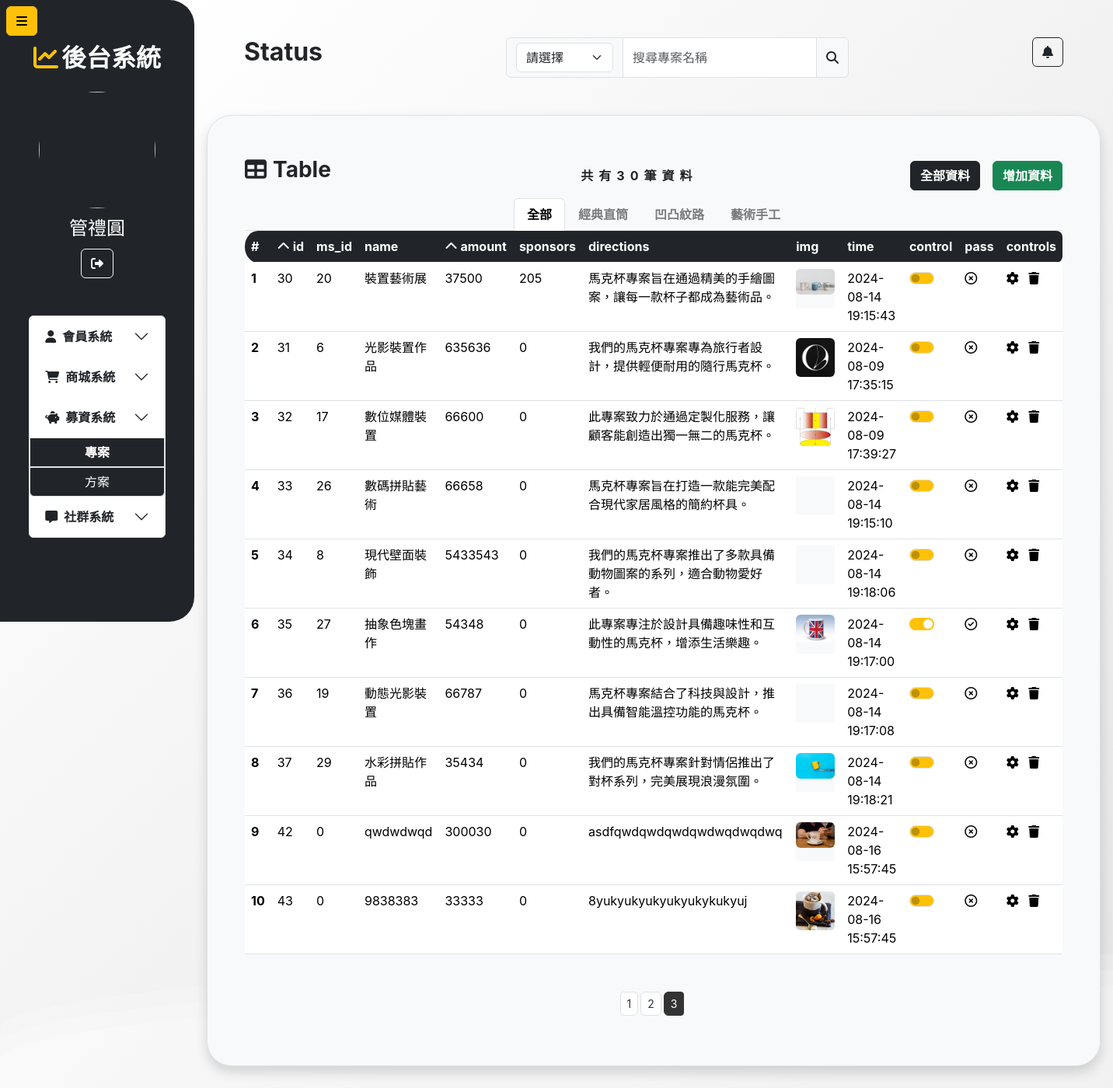
Screenshot of /fundrais/project.php?page=3 (signed in) with the database file from the repository.
### tables this page shows
CREATE TABLE `type` (
  `id` int(11) NOT NULL,
  `name` varchar(20) DEFAULT NULL
);

CREATE TABLE `project` (
  `id` int(11) NOT NULL,
  `ms_id` int(11) NOT NULL,
  `type_id` int(11) NOT NULL,
  `name` varchar(100) NOT NULL,
  `amount` int(11) NOT NULL,
  `sponsors` int(11) DEFAULT 0,
  `directions` varchar(100) NOT NULL,
  `img` varchar(50) NOT NULL,
  `scope` varchar(30) DEFAULT NULL,
  `pass` int(11) DEFAULT 0,
  `success` int(11) DEFAULT 0,
  `time` datetime DEFAULT current_timestamp(),
  `endtime` datetime DEFAULT NULL
);

### fundrais/project.php (the view, shortened to what this page needs)
<?php
require_once("../conn.php");
if (isset($_GET['query']) && !empty($_GET['query'])) {
  $query = $_GET['query'];
  $search = "`name` LIKE '%$query%' AND";
} else {
  $search = "";
  $query = "";
}
$cid = isset($_GET["cid"]) ? (int)$_GET["cid"] : 0;
if ($cid === 0) {
  $type = "";
} else {
  $type = "`type_id`= $cid AND";
}
if (isset($_GET['query']) && !empty($_GET['query'])) {
  $query = $_GET['query'];
  $queryType=isset($_GET['queryType'])?$_GET['queryType']:"name";
  $search = "`$queryType`  LIKE '%$query%' AND";
} else {
  $search = "";
  $query = "";
}
$page = isset($_GET["page"]) ? (int)$_GET["page"] : 1;
$perPage = 10;
$pageStart = ($page - 1) * $perPage;
$order="";
$if=false;
$sql = "SELECT *  FROM `project` WHERE    $search  $type    (`endtime` is NULL or `endtime` > NOW())  $order LIMIT $pageStart,$perPage";
$sqlAll = "SELECT *  FROM `project` WHERE  $search  $type   (`endtime` is NULL or `endtime` > NOW()) ";
$sqlType = "SELECT *  FROM `type`";
try {
  $result = $conn->query($sql);
  $allResult = $conn->query($sqlAll);
  $typeResult = $conn->query($sqlType);
  $projectNumber = $allResult->num_rows;
  $totlePage = ceil($projectNumber / $perPage);
  $Number = $result->num_rows;
  $rows = $result->fetch_all(MYSQLI_ASSOC);
  $typeRows = $typeResult->fetch_all(MYSQLI_ASSOC);
} catch (mysqli_sql_exception $e) {
  echo $e->getMessage();
}
?>
<!DOCTYPE html>
<html lang="zh-hant-TW">
<head>
  <link rel="stylesheet" href="https://cdnjs.cloudflare.com/ajax/libs/font-awesome/6.6.0/css/all.min.css" />
  <link rel="stylesheet" href="../css/index.css">
  <link href="https://cdn.jsdelivr.net/npm/bootstrap@5.3.3/dist/css/bootstrap.min.css" rel="stylesheet">
</head>
<body>
</body>
<body>
  <div class="p-0 container-fluid d-flex  ">
    <div class="collapse show collapse-horizontal  sticky-top z-1 h100vh" id="collapseWidthExample">
      <nav class="w250px h100vh bg-dark p-2 rounded-end-5 ">
        <div class="my-4 mt-5">
          <h2 class="text-center text-light fw-bold"><i class="fa-solid fa-chart-line me-1 text-warning"></i>後台系統</h2>
        </div>
        <div>
          <img class="d-block m-auto rounded-circle mt-2 w150px h150px" src="../membersystem/php_image/<?=$_SESSION["user"]["img"]?>" alt="">
          <p class="text-white text-center my-2 fs-4"><?=$_SESSION["user"]["name"]?></p>
            <button type="button" class="btn btn-outline-light d-block m-auto loginOut">
              <i class="fa-solid fa-right-from-bracket"></i>
            </button>
        </div>
        <div class="accordion mt-5 " id="accordionExample">
          <div class="accordion-item w-75 m-auto ">
            <h2 class="accordion-header ">
              <button class=" fw-bold  accordion-button collapsed  " type="button" data-bs-toggle="collapse" data-bs-target="#collapseOne" aria-expanded="true" aria-controls="collapseOne">
                <i class="fa-solid fa-user me-2"></i>會員系統
              </button>
              <button class=" fw-bold  accordion-button collapsed " type="button" data-bs-toggle="collapse" data-bs-target="#collapseTwo" aria-expanded="true" aria-controls="collapseOne">
              <i class="fa-solid fa-cart-shopping me-2" ></i>商城系統
              </button>
              <button class=" fw-bold  accordion-button collapsed " type="button" data-bs-toggle="collapse" data-bs-target="#collapseThree" aria-expanded="true" aria-controls="collapseOne">
              <i class="fa-solid fa-piggy-bank me-2"></i>募資系統
              </button>
              <div id="collapseThree" class="accordion-collapse collapse show" data-bs-parent="#accordionExample">
              <div class="accordion-body p-0">
                <div class="d-grid  ">
                  <div>
                    <a href="./project.php" class="btn d-block bg-dark fw-bold text-white rounded-0 border">專案</a>
                  </div>
                  <div>
                    <a href="#" class="btn d-block bg-dark text-white rounded-0 border rounded-bottom">方案</a>
                  </div>
                </div>
              </div>
            </div>
              <button class=" fw-bold  accordion-button collapsed " type="button" data-bs-toggle="collapse" data-bs-target="#collapseFour" aria-expanded="true" aria-controls="collapseOne">
                <i class="fa-solid fa-message me-2"></i>社群系統
              </button>
            </h2>
          </div>
        </div>
      </nav>
    </div>
    <button class="btn btn-warning z-3   position-fixed start-0 top-0 mt-2 ms-2" type="button" data-bs-toggle="collapse" data-bs-target="#collapseWidthExample" aria-expanded="false" aria-controls="collapseWidthExample">
      <i class="fa-solid fa-bars"></i>
    </button>
    <main class="flex-grow-1 px-3 mb-5">
      <div class="d-flex p-5 justify-content-between">
        <div class="">
          <h2 class="fw-bold">Status</h2>
        </div>
        <div class="flex-grow">
          <form action="" method="get">
            <div class="input-group flex-nowrap">
              <div class="input-group-text">
                <select id="Select" name="queryType" class="form-select">
                  <option <?=isset($_GET["queryType"])?"":"selected"?> value="" disabled>請選擇</option>
                </select>
              </div>
              <input type="text" class="form-control  inputWidth" name="query" id="search" placeholder="搜尋專案名稱" aria-label="Username" aria-describedby="addon-wrapping" value="<?php echo isset($_GET['query']) ? htmlspecialchars($_GET['query']) : ''; ?>">
              <button class="input-group-text search" id="addon-wrapping "><i class="fa-solid fa-magnifying-glass"></i></button>
            </div>
          </form>
        </div>
        <div>
          <button type="button" class="btn btn-outline-dark"><i class="fa-solid fa-bell"></i></button>
        </div>
      </div>
      <div class="container border p-5 rounded-5 bg-light shadow">
        <div class="d-flex justify-content-between align-items-center">
          <p class="fs-3 fw-bold">
            <i class="fa-solid fa-table me-2"></i>Table
          </p>
          <p class=" fw-bold m-0 letter-spacing ms-5">共有<?= $projectNumber ?>筆資料</p>
          <div class="d-flex align-items-center">
            <a class="btn text-white btn-dark fw-bold me-3" href="./project.php">全部資料</a>
            <button type="button" class="btn btn-success fw-bold" data-bs-toggle="modal" data-bs-target="#exampleModal">增加資料</button>
          </div>
        </div>
        <div class="nav nav-tabs mx-auto justify-content-center">
          <a class="nav-link fw-bold <?= $cid === 0 ? "active text-black fw-bold" : "text-black-50 fw-bold" ?>" href="?query=<?= isset($query)?$query:""?>&queryType=<?= isset($queryType)?$queryType:"" ?>">全部</a>
          <?php foreach ($typeRows as $typeRow) : ?>
            <a class=" nav-link fw-bold <?= $cid === (int)$typeRow["id"] ? "active text-black fw-bold" : "text-black-50 fw-bold" ?>" href="?cid=<?= $typeRow["id"] ?>&query=<?= isset($query)?$query:"" ?>&queryType=<?= isset($queryType)?$queryType:"" ?>"><?= isset($typeRow["name"])?$typeRow["name"]:"" ?></a>
          <?php endforeach; ?>
        </div>
        <div class="tab-content" id="pills-tabContent">
          <div class="tab-pane fade show active" id="pills-home" role="tabpanel" aria-labelledby="pills-home-tab" tabindex="0">
            <table class="table table-hover ">
              <thead>
                <tr class="table-dark " style="border:none;">
                  <th class="index rounded-start-circle" scope="col">#</th>
                  <th class="id" scope="col">
                    <a class="a d-flex align-items-center rotate-link1" href="?name=id&page=<?=$page?>&cid=<?=$cid?>&if=<?=$if?>&queryType=<?= isset($queryType)?$queryType:""?>&query=<?= isset($query)?$query:"" ?>">
                      <i class="fa-solid fa-chevron-up me-1" id="link1"></i>id
                    </a>
                  </th>
                  <th class="ms_id" scope="col">ms_id</th>
                  <th class="name" scope="col">name</th>
                  <th class="amountDesc  " scope="col">
                    <a class="a d-flex align-items-center rotate-link2" href="?name=amount&page=<?=$page?>&cid=<?=$cid?>&if=<?=$if?>&queryType=<?= isset($queryType)?$queryType:""?>&query=<?= isset($query)?$query:"" ?>">
                      <i class="fa-solid fa-chevron-up me-1" id="amount"></i>amount
                    </a>
                  </th>
                  <th class="sponsors" scope="col">sponsors</th>
                  <th class="directions" scope="col">directions</th>
                  <th class="img" scope="col">img</th>
                  <th class="time" scope="col">time</th>
                  <th class="pass" scope="col">control</th>
                  <th class="success" scope="col">pass</th>
                  <th class="controls rounded-end-3" scope="col">controls</th>
                </tr>
              </thead>
              <tbody>
                <? if ($Number >= 0) : ?>
                  <?php foreach ($rows as $index => $row) : ?>
                    <tr>
                      <th scope="row"><?= $index + 1 ?></th>
                      <td><?= $row["id"] ?></td>
                      <td><?= $row["ms_id"] ?></td>
                      <td><?= $row["name"] ?></td>
                      <td><?= $row["amount"] ?></td>
                      <td><?= $row["sponsors"] ?></td>
                      <td><?= $row["directions"] ?></td>
                      <td><div class="w50px h50px bg-light overflow-hidden"><img class="rounded-2 w-100 object-fit-cover" src="./img/<?= $row["img"] ?>" alt=""></div></td>
                      <td><?= $row["time"] ?></td>
                      <td>
                        <form action="./project.php ">
                          <div class="form-check form-switch">
                            <input class="form-check-input pass bg-warning " type="checkbox" name="switch" role="switch" id="pass<?= $index + 1 ?>" <?= $row["pass"] == 1 ? "checked" : "" ?> onchange="pass(event)">
                          </div>
                        </form>
                      </td>
                      <td class="align-items-center">
                        <? if($row["pass"]==1):?>
                          <i class="fa-regular fa-circle-check"></i>
                        <? else:?>
                          <i class="fa-regular fa-circle-xmark"></i>
                        <?endif?>
                      </td>
                      <td>
                        <i class=" fa-solid fa-gear me-2 hover" data-bs-toggle="modal" data-bs-target="#setModal<?= $index ?>"></i>
                        <i class=" btn-del fa-solid fa-trash hover" idn="<?= $row["id"] ?>"></i>
                      </td>
                    </tr>
                  <?php endforeach; ?>
                <? endif ?>
              </tbody>
            </table>
            <nav aria-label="..." class="d-flex justify-content-center mt-5">
          <ul class=" pagination pagination-sm">
            <? for ($i = 0; $i < $totlePage; $i++) : ?>
              <li class="me-1  page-item <?= $page === $i + 1 ? "active" : "" ?>" aria-current="page">
                <a href="?page=<?= $i + 1 ?><?= '&cid=' . $cid > 0 ? $cid : "" ?>" class="btn page-link "><?= $i + 1 ?></a>
              </li>
            <? endfor; ?>
          </ul>
        </nav>
          </div>
        </div>
      </div>
    </main>
  </div>
</body>
</html>

### css/index.css (style rules this page uses)
.w250px { width: 250px; }
.h150px { height: 150px; }
.w150px { width: 150px; }
.w50px { width: 50px; }
.h50px { height: 50px; }
* { padding: 0; margin: 0; box-sizing: border-box; }
#search { width: 250px; transition: width 0.5s ease; }
.hover { cursor: pointer; }
.sticky-top { position: sticky; top: 0; }
.h100vh { height: 100vh; }
.letter-spacing { letter-spacing: 7px; }
.a { text-decoration: none; color: white; }

### fundrais/project.php (style rules this page uses)
body { margin: auto; font-family: -apple-system, BlinkMacSystemFont, sans-serif; overflow: auto; background: linear-gradient(315deg, rgba(180, 180, 180, 1) 3%, rgba(200, 200, 200, 1) 38%, rgba(220, 220, 220, 1) 68%, rgba(255, 255, 255, 1) 98%); animation: gradient 15s ease infinite; background-size: 400% 400%; background-attachment: fixed; }
.form-check-input:checked { border:none }
.page-link { color:#333; }
.active>.page-link { background-color: #333; border:1px solid #333; }

### rows the page displays
type: name "經典直筒"
type: name "凹凸紋路"
type: name "藝術手工"
project: id "30", ms "20", name "裝置藝術展", amount "37500", sponsors "205", directions "馬克杯專案旨在通過精美的手繪圖案，讓每一款杯子都成為藝術品。", img (picture), time "2024-08-14 19:15:43"
project: id "31", ms "6", name "光影裝置作品", amount "635636", sponsors "0", directions "我們的馬克杯專案專為旅行者設計，提供輕便耐用的隨行馬克杯。", img (picture), time "2024-08-09 17:35:15"
project: id "32", ms "17", name "數位媒體裝置", amount "66600", sponsors "0", directions "此專案致力於通過定製化服務，讓顧客能創造出獨一無二的馬克杯。", img (picture), time "2024-08-09 17:39:27"
project: id "33", ms "26", name "數碼拼貼藝術", amount "66658", sponsors "0", directions "馬克杯專案旨在打造一款能完美配合現代家居風格的簡約杯具。", time "2024-08-14 19:15:10"
project: id "34", ms "8", name "現代壁面裝飾", amount "5433543", sponsors "0", directions "我們的馬克杯專案推出了多款具備動物圖案的系列，適合動物愛好者。", time "2024-08-14 19:18:06"
project: id "35", ms "27", name "抽象色塊畫作", amount "54348", sponsors "0", directions "此專案專注於設計具備趣味性和互動性的馬克杯，增添生活樂趣。", img (picture), time "2024-08-14 19:17:00", pass "☑"
project: id "36", ms "19", name "動態光影裝置", amount "66787", sponsors "0", directions "馬克杯專案結合了科技與設計，推出具備智能溫控功能的馬克杯。", time "2024-08-14 19:17:08"
project: id "37", ms "29", name "水彩拼貼作品", amount "35434", sponsors "0", directions "我們的馬克杯專案針對情侶推出了對杯系列，完美展現浪漫氛圍。", img (picture), time "2024-08-14 19:18:21"
project: id "42", ms "0", name "qwdwdwqd", amount "300030", sponsors "0", directions "asdfqwdqwdqwdqwdwqdwqdwq", img (picture), time "2024-08-16 15:57:45"
project: id "43", ms "0", name "9838383", amount "33333", sponsors "0", directions "8yukyukyukyukyukykukyuj", img (picture), time "2024-08-16 15:57:45"

### other values shown
$_SESSION["user"]["name"] "管禮圓"
$projectNumber "30"
